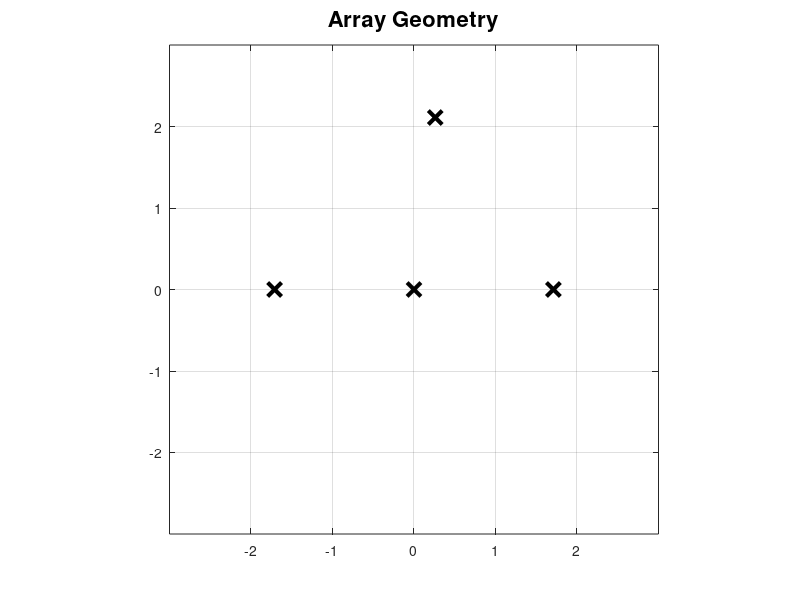

This figure's MATLAB source: (Note: this script raises an error after producing the figure.)
%% Code to construct Figure 3
% Code to construct figure for array example:
% no fundamental parallelegram contains ball
% 2022
% Authors: Lee C. Potter


close all
clear all
clc

%% Create sensor positions for planar array
N=4;                                                                        %number of sensors
V=[2, 1; 0, 2];
Z=[0,0;1,3;2,2;3,1];                                                        %integers
B=2*Z*inv(V);
theta=atan(-3/2);
U=[cos(theta), sin(theta); -sin(theta), cos(theta)];
B = B*U';%rotate
V = U*V;
positions=B;
positions=positions - repmat(positions(3,:),4,1);
positions(1,:)=-positions(1,:);
% positions = B-repmat(mean(B,1),N,1);
% positions = positions-repmat([0, positions(2,2)],N,1);
% positions(:,2)=-positions(:,2);
positions = 0.95*positions;
V=V/0.95;
positions = [   0.26       2.11
                -1.71       0
                0           0
                1.71        0];


%% Figure for array geometry
figure;
plot(positions(:,1),positions(:,2),'kx',...
    'MarkerSize',10,'Linewidth',3);
grid;axis square;axis([-1,1,-1,1]*3)
title('Array Geometry','fontsize',16)
ax = gca;
set(ax,'XTick',-2:1:2)
set(ax,'YTick',-2:1:2)
ax.FontSize = 16;
pause(0.25)


%% Construct pairwise differences 
%(omit the factor of pi)
Nrows = N-1;
P = zeros(Nrows,2);
for k=2:N
        P(k-1,:)=(positions(k,:)-positions(1,:));
end


%% Theoretical value rather than solve via rational approximation
%V=diag([2, 2*sqrt(3)/3] )/(sidelength/2);
LatticeBasis=V;
display(LatticeBasis)
fprintf('Area of parallelogram: %g\n',abs(det(LatticeBasis)))
PVby2 = P*V/2;
display(PVby2)
display(positions)

%% Plot lattice and ball
figure;
ninepoints=[-1, -1; -1, 0; -1, 1; ...
             0, -1;  0, 0;  0, 1; ...
             1, -1;  1, 0;  1, 1];
x=ninepoints*[V(1,1);V(1,2)];
y=ninepoints*[V(2,1);V(2,2)];
p1=plot(x,y,'ro','MarkerSize',10,'Linewidth',3);hold on
viscircles([x, y], ones(size(x)),'Color','b');
p2=plot(-1000,1000,'b-','Linewidth',3);                                     %legend entry for viscircles
p3=quiver([0,0],[0,0],V(1,:),V(2,:),'off',...
    'Color','k','LineWidth',2);
% parallelogram
tmp=zeros(2,3);
tmp(:,1)=V(:,1);
tmp(:,3)=V(:,2);
tmp = tmp -(V(:,1)+V(:,2))/2;
p4=plot(tmp(1,:),tmp(2,:),'Color','g','LineWidth',2);
% remainder of parallelogram (<1 part)
tmp(:,1)=V(:,1);
tmp(:,2)=V(:,1)+V(:,2);
tmp(:,3)=V(:,2);
tmp = tmp -(V(:,1)+V(:,2))/2;
p5=plot(tmp(1,:),tmp(2,:),'g--','LineWidth',2);
% finish labeling graph
legend([p1,p2,p3,p4],...
    {'Lattice','Boundary of $\mathcal{B}$','Basis','Parallelogram'},...
    'Location','southwest','Interpreter','latex')
axis square;axis([-1,1,-1,1]*2.5);                                          %max(max(V))*1.5)
%title('Lattice','fontsize',16)
ax = gca;
tmp=floor(max(max(V))*1.5);
set(ax,'XTick',-3:1:3)
set(ax,'YTick',-3:1:3)
ax.FontSize = 16;

ax = gca;
% Requires R2020a or later
exportgraphics(ax,'Figure1b.eps');
